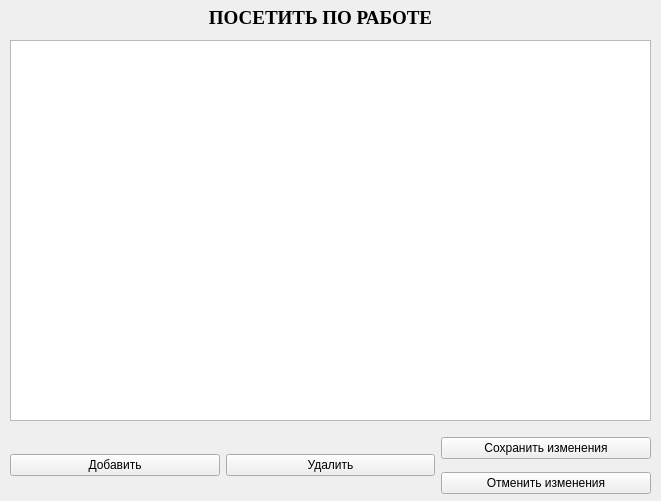
<?xml version="1.0" encoding="UTF-8"?>
<ui version="4.0">
 <class>workplace_widget</class>
 <widget class="QWidget" name="workplace_widget">
  <property name="geometry">
   <rect>
    <x>0</x>
    <y>0</y>
    <width>661</width>
    <height>501</height>
   </rect>
  </property>
  <property name="windowTitle">
   <string>Form</string>
  </property>
  <widget class="QWidget" name="layoutWidget">
   <property name="geometry">
    <rect>
     <x>10</x>
     <y>430</y>
     <width>641</width>
     <height>71</height>
    </rect>
   </property>
   <layout class="QHBoxLayout" name="horizontalLayout">
    <item>
     <widget class="QPushButton" name="pushButton">
      <property name="text">
       <string>Добавить</string>
      </property>
     </widget>
    </item>
    <item>
     <widget class="QPushButton" name="pushButton_5">
      <property name="text">
       <string>Удалить</string>
      </property>
     </widget>
    </item>
    <item>
     <layout class="QVBoxLayout" name="verticalLayout">
      <item>
       <widget class="QPushButton" name="pushButton_2">
        <property name="text">
         <string>Сохранить изменения</string>
        </property>
       </widget>
      </item>
      <item>
       <widget class="QPushButton" name="pushButton_3">
        <property name="text">
         <string>Отменить изменения</string>
        </property>
       </widget>
      </item>
     </layout>
    </item>
   </layout>
  </widget>
  <widget class="QLabel" name="label">
   <property name="geometry">
    <rect>
     <x>70</x>
     <y>10</y>
     <width>501</width>
     <height>16</height>
    </rect>
   </property>
   <property name="font">
    <font>
     <family>Times New Roman</family>
     <pointsize>14</pointsize>
     <weight>75</weight>
     <bold>true</bold>
    </font>
   </property>
   <property name="layoutDirection">
    <enum>Qt::LeftToRight</enum>
   </property>
   <property name="text">
    <string>ПОСЕТИТЬ ПО РАБОТЕ</string>
   </property>
   <property name="alignment">
    <set>Qt::AlignCenter</set>
   </property>
  </widget>
  <widget class="QTableView" name="tableView">
   <property name="geometry">
    <rect>
     <x>10</x>
     <y>40</y>
     <width>641</width>
     <height>381</height>
    </rect>
   </property>
  </widget>
 </widget>
 <resources/>
 <connections/>
</ui>
